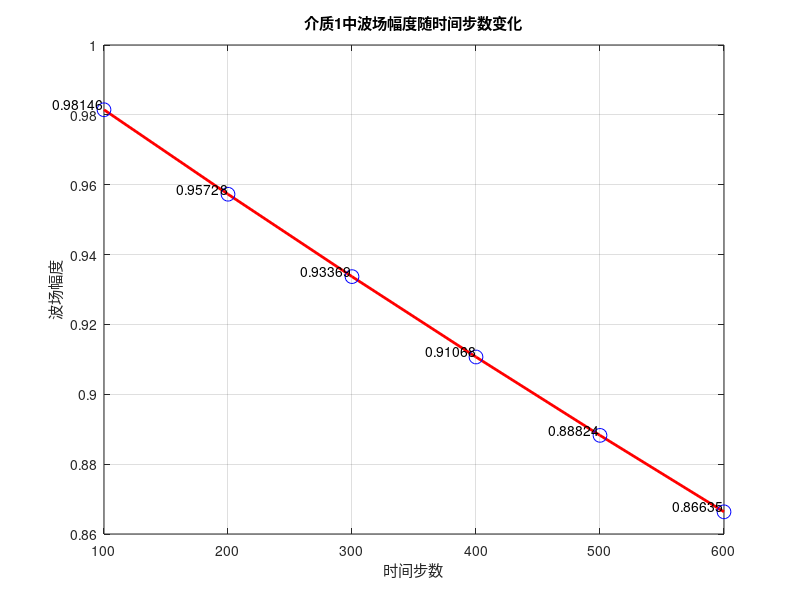
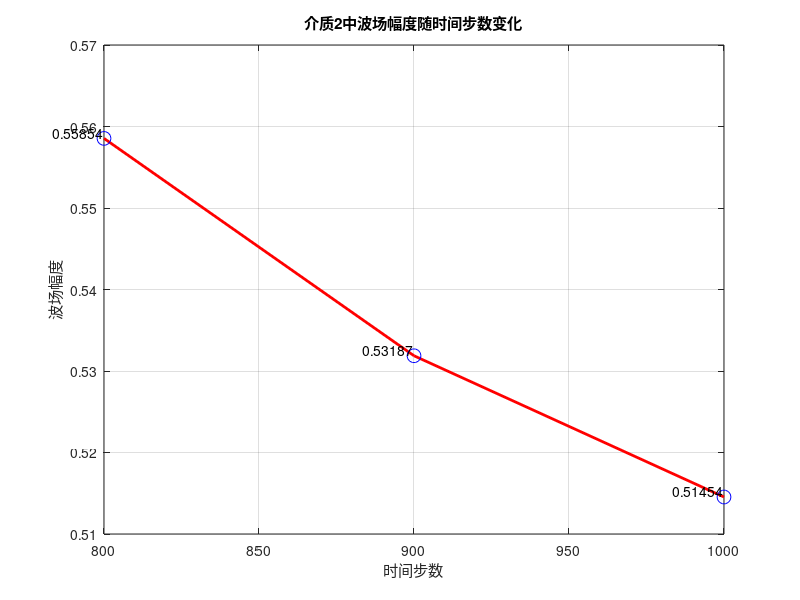

Reproduce these figures in MATLAB, in order.
%脚本，用于数据绘图
clear all;
close;
clc;
%数据为：
% 100  0.98146
% 200  0.95728
% 300  0.93369
% 400  0.91068
% 500  0.88824
% 600  0.86635

%数据绘图
x = [100, 200, 300, 400, 500, 600];
y = [0.98146, 0.95728, 0.93369, 0.91068, 0.88824, 0.86635];
plot(x, y, 'r', 'LineWidth', 2);
xlabel('时间步数');
ylabel('波场幅度');
title('介质1中波场幅度随时间步数变化');
grid on;
%在图上显示数据点
hold on;
plot(x, y, 'bo', 'MarkerSize', 10);
%显示数据标签
for i = 1:length(x)
    text(x(i), y(i), num2str(y(i)), 'VerticalAlignment', 'bottom', 'HorizontalAlignment', 'right');
end

%计算平均斜率
slope = diff(y) ./ diff(x);
mean_slope = mean(slope);
fprintf('平均斜率为：%f\n', mean_slope);

%第二组数据

% 800  0.55854
% 900  0.53187
% 1000  0.51454

%数据绘图
x = [ 800, 900, 1000];
y = [ 0.55854, 0.53187, 0.51454];
figure;
plot(x, y, 'r', 'LineWidth', 2);
xlabel('时间步数');
ylabel('波场幅度');
title('介质2中波场幅度随时间步数变化');
grid on;
%在图上显示数据点
hold on;
plot(x, y, 'bo', 'MarkerSize', 10);
%显示数据标签
for i = 1:length(x)
    text(x(i), y(i), num2str(y(i)), 'VerticalAlignment', 'bottom', 'HorizontalAlignment', 'right');
end

%计算平均斜率
slope = diff(y) ./ diff(x);
mean_slope = mean(slope);
fprintf('平均斜率为：%f\n', mean_slope);